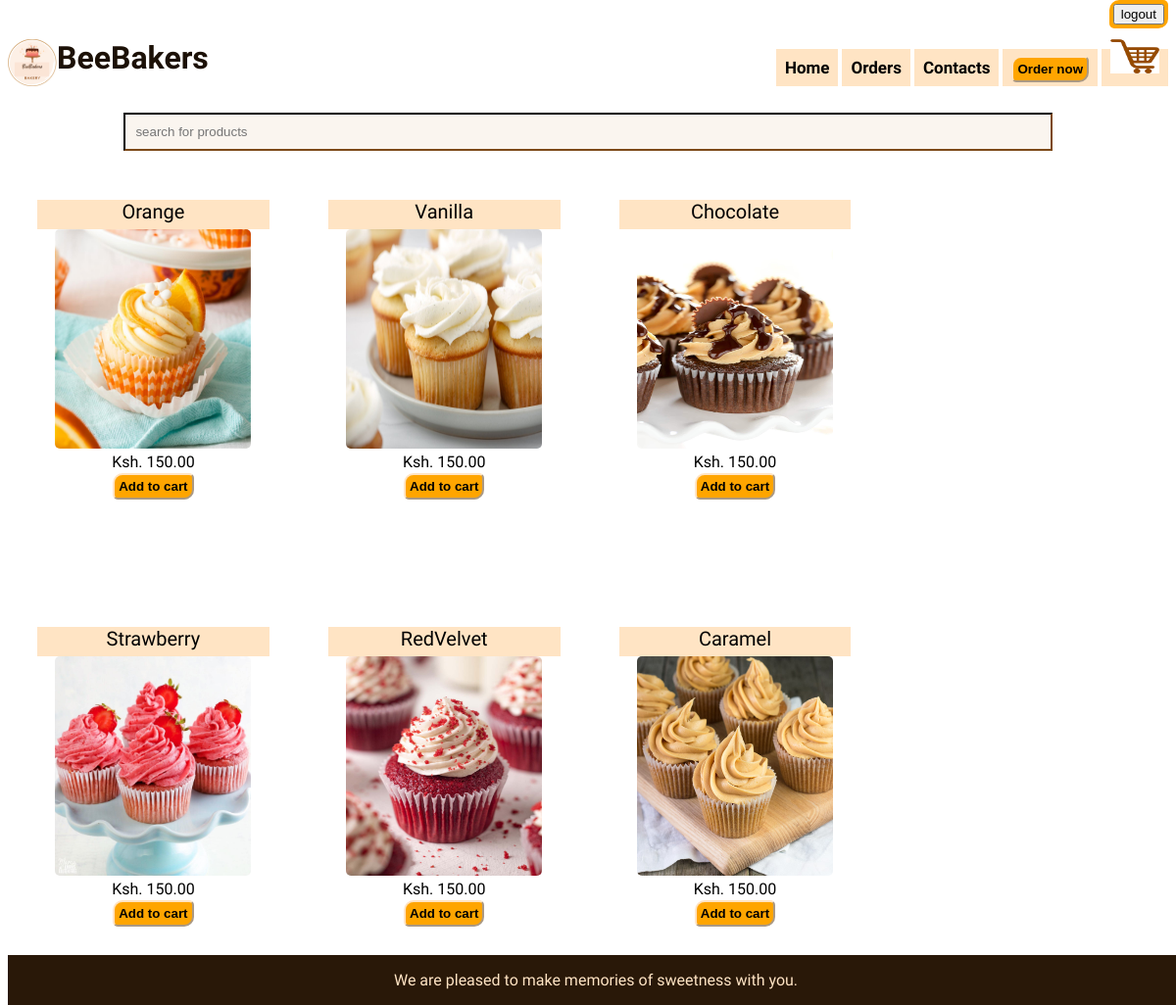
/products/cupcakes/, run on the app's committed database.
### mysite/models.py (models this page shows, shortened)
class Product(models.Model):
    name = models.CharField(max_length=100)
    price = models.DecimalField(max_digits=10, decimal_places=2)
    type = models.CharField(max_length=50, default='cake')
    image = models.ImageField(upload_to='images/')
    class Meta:
        verbose_name = _('product')
        verbose_name_plural = _('products')

### mysite/views.py (the view)
# urls.py: path('products/cupcakes/', views.cupcakes, name='cupcakes'),
def cupcakes(request):
    products = Product.objects.filter(type='cupcake')
    return render(request, "cupcakes.html", {'products': products})

### mysite/templates/cupcakes.html (shortened to what this page needs)
{%load static%}
<!DOCTYPE html>
<html lang="en">
<head>
    {%load static%}
    <link rel="stylesheet" href="{% static 'styles.css' %}">
</head>
<body>
    <a href="{% url 'logout' %}" class="logout"><button>logout</button></a>
    <header>
        <div>
            <nav class="nav-links">
                <div class="nav-menu">
                    <a href="{% url 'index' %}">Home</a>
                    <a href="{% url 'orders' %}">Orders</a>
                    <a href="{% url 'contact' %}">Contacts</a>
                    <a href="{% url 'order' %}"><button>Order now</button></a>
                    <a href="{% url 'view_cart' %}"><img src="{%static 'images/cart.png'%}" style="width:50px; height:35px;"></a>
        </div>
        </nav>
    </div>
    <div class="logo">
        <img src="{%static 'images\bakeryLogo.PNG'%}">
    <h1>BeeBakers</h1>
    </div>
    </header>
    <div class="search">
        <input type="search" placeholder="search for products">
    </div>
    <center>
        <section>
            {%load static%}
                {% for product in products %}
                <div class="product">
                        <p>{{ product.name }}</p>
                        <img src="{{ product.image.url }}" alt="{{ product.name }}">
                        <div id="product_{{ product.id }}">
                            <span class="price">Ksh. {{ product.price }}</span>
                            <form method="post" action="{% url 'add_to_cart' product.id %}">
                                <button class="product_btn">Add to cart</button>
                            </form>
                        </div>
                    </div>
                {% endfor %}
        </section>
</center>
    <footer class="footer">
        <p>We are pleased to make memories of sweetness with you.
        </p>
    </footer>
</body>
</html>

### mysite/static/styles.css (style rules this page uses)
body { font-family: "Trirong", serif; }
.logo { margin-top: 5vh; }
.logo img { width: 50px; height: 6vh; float: left; ; }
.logo h1 { color: #1c1107; }
nav { float: right; enable-background: new; top: 0px; }
nav a { text-decoration: none; color: black; padding: 9px; font-weight: bold; font-size: 17px; background-color: bisque; }
nav button { font-weight: bold; background-color: orange; border-color: bisque; border-radius: 10px 5px; padding: 4px; }
.logout { float: right; font-weight: bold; background-color: orange; color: #1c1107; border-color: bisque; border-radius: 10px 5px; padding: 4px; margin-top: -40px; }
.footer { display: block; background-color: rgb(41, 24, 8); color: bisque; bottom: 0; position: absolute; position: fixed; width: 100%; text-align: center; }
.search input { padding: 10px; float: right; margin-right: 10%; background-color: rgb(250, 245, 239); border-color: rgb(41, 24, 8); margin-top: 2vh; width: 80%; }
.product { align-items: center; justify-content: center; width: 20%; float: left; padding: 30px 30px 10vh 30px; }
.product p { margin-bottom: -0px; background-color: bisque; font-family: "Trirong", serif; font-weight: 100px; height: 30px; font-size: 20px; }
.product img { width: 25vh; height: 28vh; border-radius: 5px; }
.product button { margin-top: 2px; font-weight: bold; background-color: orange; border-color: bisque; border-radius: 10px 5px; padding: 4px; }
.product_btn { font-weight: bold; background-color: orange; border-color: bisque; border-radius: 10px 5px; padding: 4px; }

### data on the page
Product: name "Orange", image (picture), price "150.00"
Product: name "Vanilla", image (picture), price "150.00"
Product: name "Chocolate", image (picture), price "150.00"
Product: name "Strawberry", image (picture), price "150.00"
Product: name "RedVelvet", image (picture), price "150.00"
Product: name "Caramel", image (picture), price "150.00"
